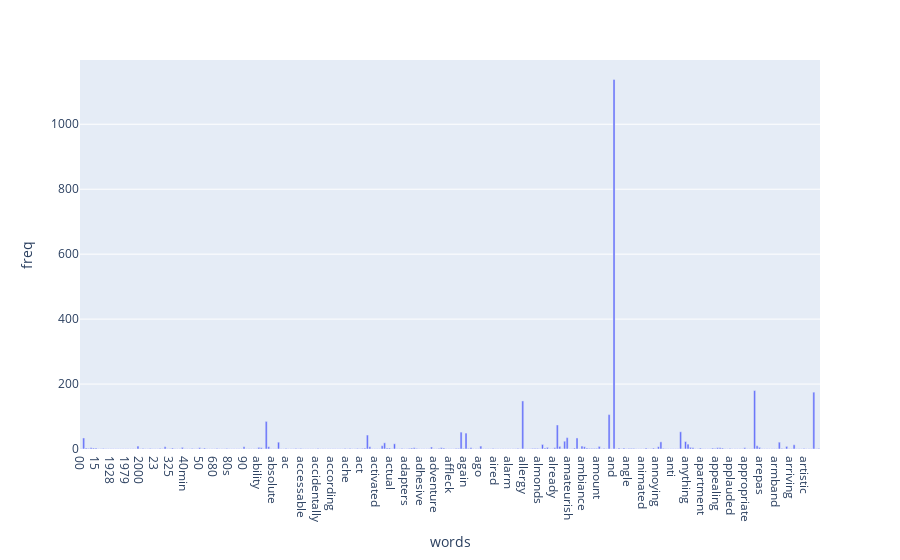

Notebook code cell kept with this figure:
### Code cell
import plotly.express as px
fig = px.bar(comdf, x='words', y='freq')
fig.show()

### Figure 1 — Plotly figure (JSON) as saved in the notebook; plotly's stock layout.template omitted (floating-point values rounded to 4 significant figures; data arrays with more than 128 entries replaced by an {"elided": "..."} marker saying what was removed)
{"data": [{"alignmentgroup": "True", "hovertemplate": "words=%{x}<br>freq=%{y}<extra></extra>", "legendgroup": "", "marker": {"color": "#636efa", "pattern": {"shape": ""}}, "name": "", "offsetgroup": "", "orientation": "v", "showlegend": false, "textposition": "auto", "type": "bar", "x": {"elided": "300 str values"}, "xaxis": "x", "y": {"elided": "300 int values"}, "yaxis": "y"}], "layout": {"barmode": "relative", "legend": {"tracegroupgap": 0}, "margin": {"t": 60}, "xaxis": {"anchor": "y", "domain": [0, 1], "title": {"text": "words"}}, "yaxis": {"anchor": "x", "domain": [0, 1], "title": {"text": "freq"}}}}
